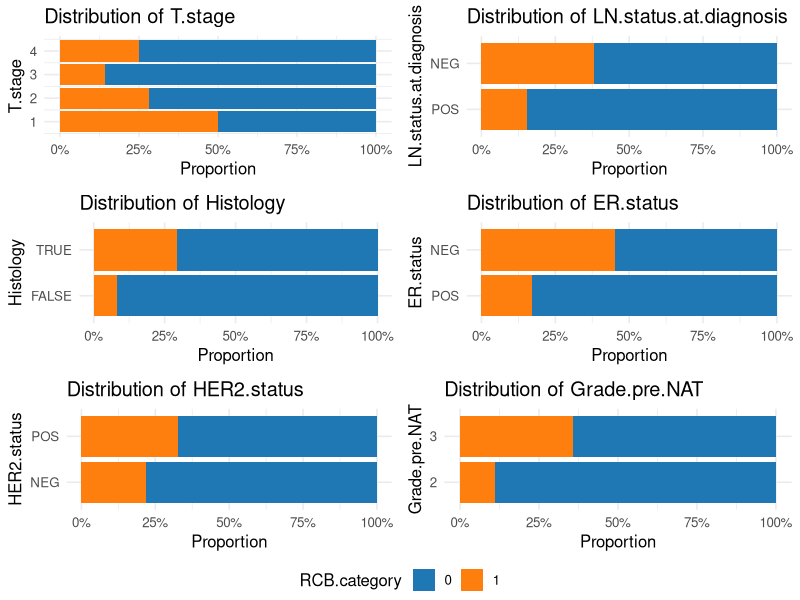
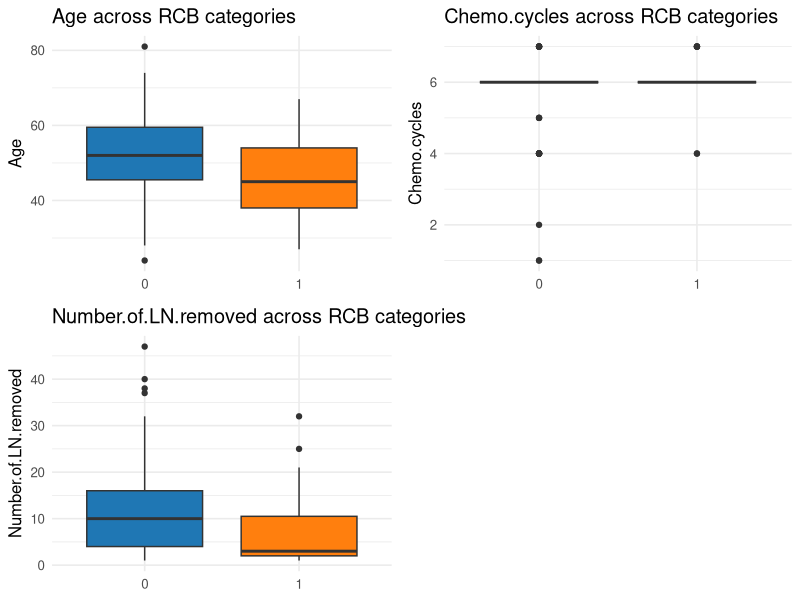
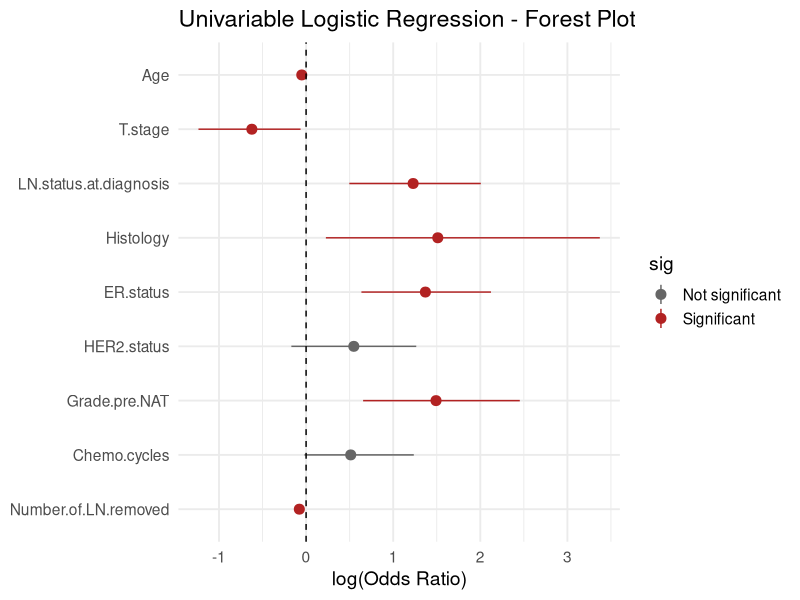
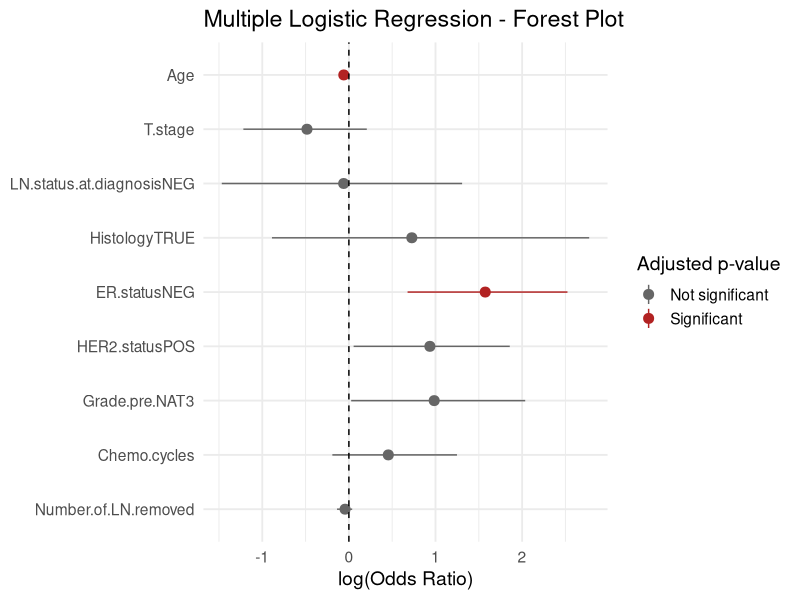
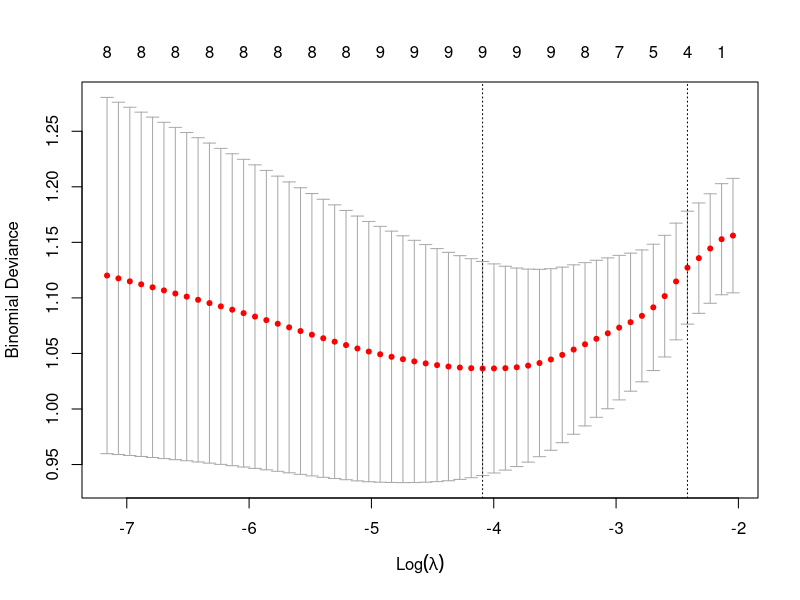

Write R code to recreate these figures, in order.
## ---- chunk 1
knitr::opts_chunk$set(echo = TRUE)
## ---- chunk 2
library(readxl)
library(reshape2)
library(dplyr)
library(ggplot2)
library(broom)
library(tidyverse)
library(ggpubr)
## ---- chunk 3
df  <- data.frame(read_excel("./data/Supplementary_table.xlsx",sheet = 1))
names(df)
## ---- chunk 4
# 161 of 168 cases had an RCB assessment
df <- df[which(df$RCB.category!="NA"),]
nrow(df) 
## ---- chunk 5
y <- df
rownames(y) <- y$Donor.ID
# define variables to use
clinVariables <- c("Age", "T.stage", "LN.status.at.diagnosis", "Histology",
                   "ER.status", "HER2.status", "Grade.pre.NAT", 
                   "Chemo.cycles", "Number.of.LN.removed",
                   "RCB.category")

y <- y[, colnames(y) %in% clinVariables]

# Turn all RCB into 0, pCR into 1
y$RCB.category  <- factor(y$RCB.category,levels=c("RCB-III","RCB-II","RCB-I","pCR"),labels=c(0,0,0,1))

# Appropriately factor all variables
y$T.stage       <- as.numeric(substr(y$T.stage,2,2))
y$LN.status.at.diagnosis <- factor(y$LN.status.at.diagnosis, levels = c("POS", "NEG"))
y$Histology     <- factor(y$Histology=="IDC")
y$ER.status     <- factor(y$ER.status,levels=c("POS","NEG"))
y$HER2.status   <- factor(y$HER2.status,levels=c("NEG","POS"))
y$Grade.pre.NAT <- factor(y$Grade.pre.NAT,levels=c(2,3))
y$Chemo.cycles <- as.numeric(y$Chemo.cycles)
y$Number.of.LN.removed <- as.numeric(y$Number.of.LN.removed)

## ---- chunk 6
categorical_vars <- c("T.stage", "LN.status.at.diagnosis", "Histology", 
                      "ER.status", "HER2.status", "Grade.pre.NAT")

bar_plots <- lapply(categorical_vars, function(var) {
  ggplot(y, aes_string(x = var, fill = "RCB.category")) +
    geom_bar(position = "fill") +
    scale_y_continuous(labels = scales::percent_format()) +
    coord_flip() +
    labs(y = "Proportion", x = var, title = paste("Distribution of", var)) +
    theme_minimal(base_size = 12) +
    scale_fill_manual(values = c("#1f77b4", "#ff7f0e"))
})

ggarrange(plotlist = bar_plots, ncol = 2, nrow = 3, common.legend = TRUE, legend = "bottom")

## ---- chunk 7
continuous_vars <- c("Age","Chemo.cycles", "Number.of.LN.removed")

box_plots <- lapply(continuous_vars, function(var) {
  ggplot(y, aes_string(x = "RCB.category", y = var, fill = "RCB.category")) +
    geom_boxplot(outlier.size = 1.5) +
    labs(y = var, x = NULL, title = paste(var, "across RCB categories")) +
    theme_minimal(base_size = 12) +
    scale_fill_manual(values = c("#1f77b4", "#ff7f0e")) +
    theme(legend.position = "none")
})

ggarrange(plotlist = box_plots, ncol = 2, nrow = 2)

## ---- chunk 8
vars <- setdiff(colnames(y), "RCB.category")

# simple logistic regression
simpleLogisticRegression <- lapply(vars, function(var) {
  fml <- as.formula(paste("RCB.category ~", var))
  model <- glm(fml, data = y, family = "binomial")
  lrm <- summary(model)
  if (nrow(lrm$coefficients) < 2) return(NULL)
  pval <- lrm$coefficients[2, "Pr(>|z|)"]
  odds.ratio <- exp(lrm$coefficients[2, "Estimate"])
  conf <- suppressMessages(confint(model))
  ci.low <- exp(conf[2, 1])
  ci.hi <- exp(conf[2, 2])
  data.frame(variable = var, pval, odds.ratio, ci.low, ci.hi)
})

# combine results
regression.univariable <- do.call(rbind, simpleLogisticRegression)
regression.univariable$class <- "pCR"
regression.univariable$type <- "Simple logist."

# check results
print(regression.univariable)
## ---- chunk 9
# Plot forest plot for simple logistic regression result

# Prepare plot data
plot_data <- regression.univariable %>%
  mutate(
    variable = factor(variable, levels = rev(variable)),  # reverse for top-down
    log_odds = log(odds.ratio),                           # log(OR) for symmetry
    sig = ifelse(pval < 0.05, "Significant", "Not significant")
  )

# Create forest plot
ggplot(plot_data, aes(x = variable, y = log_odds, ymin = log(ci.low), ymax = log(ci.hi))) +
  geom_pointrange(aes(color = sig), size = 0.6) +
  geom_hline(yintercept = 0, linetype = "dashed") +
  coord_flip() +
  labs(
    title = "Univariable Logistic Regression - Forest Plot",
    x = NULL,
    y = "log(Odds Ratio)"
  ) +
  scale_color_manual(values = c("Significant" = "firebrick", "Not significant" = "grey40")) +
  theme_minimal(base_size = 14)
## ---- chunk 10

# Multiple logistic regression
model <- glm(RCB.category ~ Age + T.stage + LN.status.at.diagnosis + Histology + ER.status + 
             HER2.status + Grade.pre.NAT + Chemo.cycles + Number.of.LN.removed, 
             family = "binomial", data = y)

# extract regression coefficients
summary_model <- summary(model)
conf <- suppressMessages(confint(model))[-1, , drop = FALSE]  # 去除 Intercept

# variables in summary
regression_multi <- data.frame(
  variable = rownames(summary_model$coefficients)[-1],
  estimate = summary_model$coefficients[-1, "Estimate"],
  pval = summary_model$coefficients[-1, "Pr(>|z|)"],
  odds.ratio = exp(summary_model$coefficients[-1, "Estimate"]),
  ci.low = exp(conf[, 1]),
  ci.high = exp(conf[, 2])
)

# adjust p-value（Benjamini-Hochberg）
regression_multi$padj <- p.adjust(regression_multi$pval, method = "BH")

# mark significance
regression_multi$sig <- ifelse(regression_multi$padj < 0.05, "Significant", "Not significant")

# set graph order
regression_multi$variable <- factor(regression_multi$variable, levels = rev(regression_multi$variable))

summary_model
print(regression_multi)
## ---- chunk 11
ggplot(regression_multi, aes(x = variable, y = log(odds.ratio), 
                             ymin = log(ci.low), ymax = log(ci.high))) +
  geom_pointrange(aes(color = sig), size = 0.6) +
  geom_hline(yintercept = 0, linetype = "dashed") +
  coord_flip() +
  labs(
    title = "Multiple Logistic Regression - Forest Plot",
    x = NULL,
    y = "log(Odds Ratio)",
    color = "Adjusted p-value"
  ) +
  scale_color_manual(values = c("Significant" = "firebrick", "Not significant" = "grey40")) +
  theme_minimal(base_size = 14)

## ---- chunk 12
library(glmnet)

# Perform Lasso Regression
X <- model.matrix(RCB.category ~ Age + T.stage + LN.status.at.diagnosis + Histology +
                  ER.status + HER2.status + Grade.pre.NAT +
                  Chemo.cycles + Number.of.LN.removed, data = y)[, -1]

y_bin <- as.numeric(as.character(y$RCB.category))  

set.seed(123)

# 10-fold cross-validation to choose best lambda
cv.lasso <- cv.glmnet(X, y_bin, alpha = 1, family = "binomial")

# Plot CV curve
plot(cv.lasso)

best_lambda_1se <- cv.lasso$lambda.1se
lasso_model_1se <- glmnet(X, y_bin, alpha = 1, family = "binomial", lambda = best_lambda_1se)

coef(lasso_model_1se)


## ---- chunk 13
# Age summary
age_stats <- summary(df$Age)
cat("Age - Median:", median(df$Age, na.rm = TRUE), 
    "| Min:", min(df$Age, na.rm = TRUE), 
    "| Max:", max(df$Age, na.rm = TRUE), "\n")

# LN status proportions
ln_props <- round(prop.table(table(df$LN.status.at.diagnosis)) * 100, 2)
print(ln_props)

# ER status proportions
er_props <- round(prop.table(table(df$ER.status)) * 100, 2)
print(er_props)

# Grade.pre.NAT summary
grade_counts <- table(df$Grade.pre.NAT)
grade_proportion <- prop.table(grade_counts) * 100

print(grade_counts)
print(round(grade_proportion, 2))
